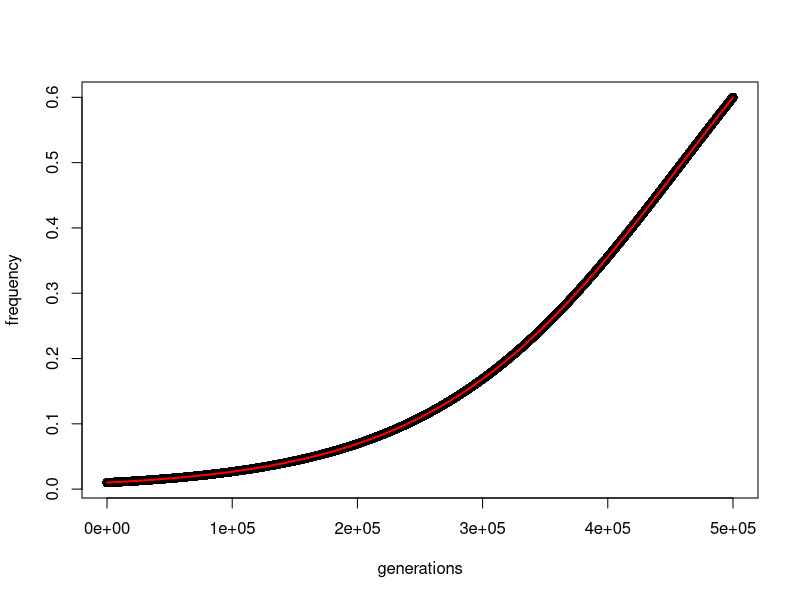
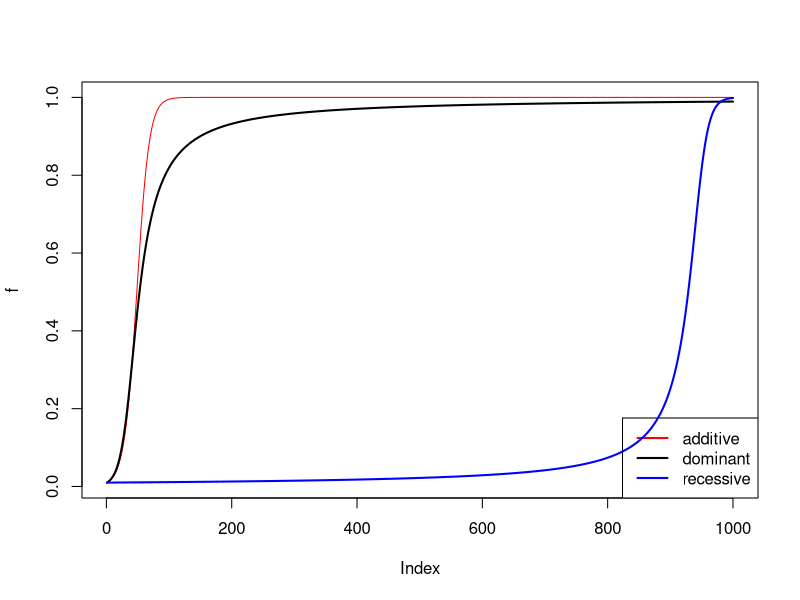

Generate these figures, in order, with R: (Note: this script raises an error after producing the figures.)
# Selection

# Change in allele frequency
# changes in allele frequency
t <- 1:500000
f0 <- 0.01
s <- 0.00001
plot(f0/(f0+(1-s)^t*(1-f0)), ylab="frequency", xlab="generations")

# exponential distribution
lines(f0/(f0+exp(-s*t)*(1-f0)), type="l", col="red", lwd=2)

# Special cases
## directional selection
s <- 0.1 # selection coefficient
## additive
f <- rep(0,1000)
f[1] <- 0.01
for (t in 2:1000) f[t] <- f[t-1] + s*f[t-1]*(1-f[t-1])
plot(f, type="l", col="red")
legend("bottomright", col=c("red","black","blue"), legend=c("additive",
                                  "dominant", "recessive"), lty=1, lwd=2)
## dominant
f <- rep(0,1000)
f[1] <- 0.01
for (t in 2:1000) f[t] <- f[t-1] + s*f[t-1]*(1-f[t-1])^2 / (1 - s*(1-f[t-1]^2))
lines(f, type="l", col="black", lwd=2)

## recessive
f <- rep(0,1000)
f[1] <- 0.01
for (t in 2:1000) f[t] = f[t-1] + (s*(f[t-1])^2*(1-f[t-1])) / (1 - s*(2*f[t-1]*(1-f[t-1]) + (1-f[t-1])^2))
lines(f, type="l", col="blue", lwd=2)

## Selection and drift
plotTrajectory(simulateTrajectory(s=0.001, N=100, t=100, nrepl=100))

## change "s" and "N"!
